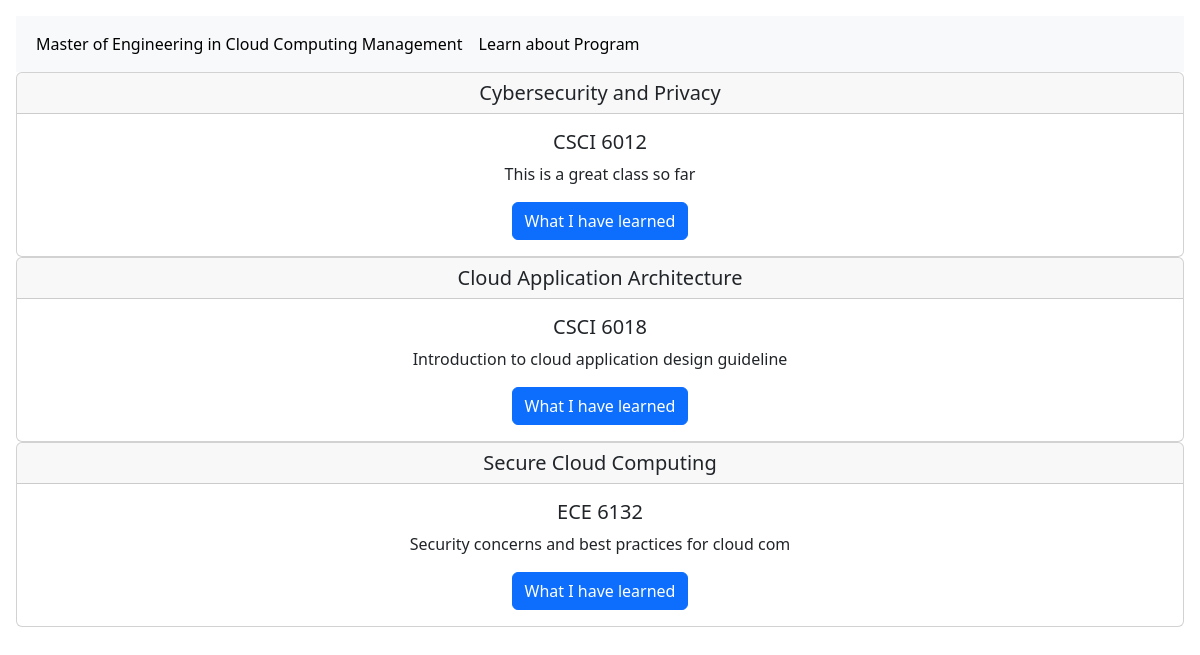
The page / on the database its author committed.
### coursesummary/models.py (models this page shows, shortened)
class CourseList(models.Model):
    classname = models.CharField(max_length=100)
    classnumber = models.CharField(max_length=100)
    classlink = models.URLField(blank=True)
    summary = models.TextField(blank=True)

### coursesummary/views.py (the view)
# urls.py: path('', views.CourseView.as_view(), name = 'course-home'),
class CourseView(ListView):
    model= CourseList
    template_name = 'course/home.html'

### templates/course/home.html
{% extends "course/base.html" %}
{% block content %}
{% for course in object_list %}
        <div class="card text-center">
            <h5 class="card-header">{{course.classname}}</h5>
            <div class="card-body">
            <h5 class="card-title">{{course.classnumber}}</h5>
            <p class="card-text">{{course.summary | slice:': 50'}}</p>
            <a href="{% url 'course-detail' course.pk %}" class="btn btn-primary">What I have learned </a>
            </div>
        </div>
{% endfor %}
{% endblock content %}

### templates/course/base.html (shortened to what this page needs)
<!doctype html>
<html lang="en">
  <head>
    <link href="https://cdn.jsdelivr.net/npm/bootstrap@5.3.0-alpha1/dist/css/bootstrap.min.css" rel="stylesheet">
    <link href="https://getbootstrap.com/docs/5.3/assets/css/docs.css" rel="stylesheet">
  </head>
  <body class="p-3 m-0 border-0 bd-example">
    <nav class="navbar navbar-expand-lg bg-body-tertiary">
      <div class="container-fluid">
        <div class="collapse navbar-collapse" id="navbarNav">
          <ul class="navbar-nav">
            <li class="nav-item topnav-centered">
              <a class="nav-link active"  aria-current="page" href="{% url 'course-home' %}">Master of Engineering in Cloud Computing Management</a>
            </li>
               <div class = "topnav-right">
                        <li class="topnav-right">
                            <a class="nav-link active"  aria-current="page" href="https://onlinecybersecurity.seas.gwu.edu/me-cloud-computing-management/">Learn about Program</a>
                        </li>
               </div>
          </ul>
        </div>
      </div>
    </nav>
    {% block content %}
    {% endblock content %}
  </body>
</html>

### rows shown on the page
CourseList: classname "Cybersecurity and Privacy", classnumber "CSCI 6012", summary "This is a great class so far"
CourseList: classname "Cloud Application Architecture", classnumber "CSCI 6018", summary "Introduction to cloud application design guideline"
CourseList: classname "Secure Cloud Computing", classnumber "ECE 6132", summary "Security concerns and best practices for cloud com"
